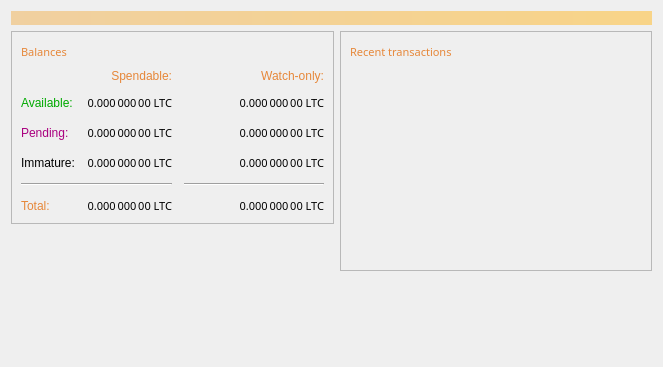
<?xml version="1.0" encoding="UTF-8"?>
<ui version="4.0">
 <class>OverviewPage</class>
 <widget class="QWidget" name="OverviewPage">
  <property name="geometry">
   <rect>
    <x>0</x>
    <y>0</y>
    <width>663</width>
    <height>367</height>
   </rect>
  </property>
  <property name="windowTitle">
   <string>Form</string>
  </property>
  <property name="styleSheet">
   <string notr="true">font: 8pt &quot;UD Digi Kyokasho NP-R&quot;;
</string>
  </property>
  <layout class="QVBoxLayout" name="topLayout">
   <item>
    <widget class="QLabel" name="labelAlerts">
     <property name="visible">
      <bool>false</bool>
     </property>
     <property name="styleSheet">
      <string notr="true">QLabel { background-color: qlineargradient(x1: 0, y1: 0, x2: 1, y2: 0, stop:0 #F0D0A0, stop:1 #F8D488); color:#000000; }</string>
     </property>
     <property name="wordWrap">
      <bool>true</bool>
     </property>
     <property name="margin">
      <number>3</number>
     </property>
     <property name="textInteractionFlags">
      <set>Qt::TextSelectableByMouse</set>
     </property>
    </widget>
   </item>
   <item>
    <layout class="QHBoxLayout" name="horizontalLayout" stretch="1,1">
     <item>
      <layout class="QVBoxLayout" name="verticalLayout_2">
       <item>
        <widget class="QFrame" name="frame">
         <property name="frameShape">
          <enum>QFrame::StyledPanel</enum>
         </property>
         <property name="frameShadow">
          <enum>QFrame::Raised</enum>
         </property>
         <layout class="QVBoxLayout" name="verticalLayout_4">
          <item>
           <layout class="QHBoxLayout" name="horizontalLayout_4">
            <item>
             <widget class="QLabel" name="label_5">
              <property name="font">
               <font>
                <family>UD Digi Kyokasho NP-B</family>
                <pointsize>8</pointsize>
                <weight>9</weight>
                <italic>false</italic>
                <bold>false</bold>
               </font>
              </property>
              <property name="mouseTracking">
               <bool>false</bool>
              </property>
              <property name="autoFillBackground">
               <bool>false</bool>
              </property>
              <property name="styleSheet">
               <string notr="true">font: 75 8pt &quot;UD Digi Kyokasho NP-B&quot;;
color: rgb(230, 135, 57)</string>
              </property>
              <property name="text">
               <string>Balances</string>
              </property>
             </widget>
            </item>
            <item>
             <widget class="QPushButton" name="labelWalletStatus">
              <property name="enabled">
               <bool>true</bool>
              </property>
              <property name="maximumSize">
               <size>
                <width>30</width>
                <height>16777215</height>
               </size>
              </property>
              <property name="toolTip">
               <string>The displayed information may be out of date. Your wallet automatically synchronizes with the Litecoin network after a connection is established, but this process has not completed yet.</string>
              </property>
              <property name="text">
               <string/>
              </property>
              <property name="icon">
               <iconset resource="../bitcoin.qrc">
                <normaloff>:/icons/warning</normaloff>
                <disabledoff>:/icons/warning</disabledoff>:/icons/warning</iconset>
              </property>
              <property name="iconSize">
               <size>
                <width>24</width>
                <height>24</height>
               </size>
              </property>
              <property name="flat">
               <bool>true</bool>
              </property>
             </widget>
            </item>
            <item>
             <spacer name="horizontalSpacer_3">
              <property name="orientation">
               <enum>Qt::Horizontal</enum>
              </property>
              <property name="sizeHint" stdset="0">
               <size>
                <width>40</width>
                <height>20</height>
               </size>
              </property>
             </spacer>
            </item>
           </layout>
          </item>
          <item>
           <layout class="QGridLayout" name="gridLayout">
            <property name="spacing">
             <number>12</number>
            </property>
            <item row="5" column="0">
             <widget class="QLabel" name="labelTotalText">
              <property name="styleSheet">
               <string notr="true">font: 75 8pt &quot;UD Digi Kyokasho NP-B&quot;;
color: rgb(230, 135, 57)</string>
              </property>
              <property name="text">
               <string>Total:</string>
              </property>
             </widget>
            </item>
            <item row="4" column="0" colspan="2">
             <widget class="Line" name="line">
              <property name="orientation">
               <enum>Qt::Horizontal</enum>
              </property>
             </widget>
            </item>
            <item row="5" column="2">
             <widget class="QLabel" name="labelWatchTotal">
              <property name="font">
               <font>
                <family>UD Digi Kyokasho NP-R</family>
                <pointsize>8</pointsize>
                <weight>50</weight>
                <italic>false</italic>
                <bold>false</bold>
               </font>
              </property>
              <property name="cursor">
               <cursorShape>IBeamCursor</cursorShape>
              </property>
              <property name="toolTip">
               <string>Current total balance in watch-only addresses</string>
              </property>
              <property name="text">
               <string notr="true">0.000 000 00 LTC</string>
              </property>
              <property name="alignment">
               <set>Qt::AlignRight|Qt::AlignTrailing|Qt::AlignVCenter</set>
              </property>
              <property name="textInteractionFlags">
               <set>Qt::LinksAccessibleByMouse|Qt::TextSelectableByKeyboard|Qt::TextSelectableByMouse</set>
              </property>
             </widget>
            </item>
            <item row="0" column="1">
             <widget class="QLabel" name="labelSpendable">
              <property name="styleSheet">
               <string notr="true">font: 75 8pt &quot;UD Digi Kyokasho NP-B&quot;;
color: rgb(230, 135, 57)</string>
              </property>
              <property name="text">
               <string>Spendable:</string>
              </property>
              <property name="alignment">
               <set>Qt::AlignRight|Qt::AlignTrailing|Qt::AlignVCenter</set>
              </property>
             </widget>
            </item>
            <item row="5" column="1">
             <widget class="QLabel" name="labelTotal">
              <property name="font">
               <font>
                <family>UD Digi Kyokasho NP-R</family>
                <pointsize>8</pointsize>
                <weight>50</weight>
                <italic>false</italic>
                <bold>false</bold>
               </font>
              </property>
              <property name="cursor">
               <cursorShape>IBeamCursor</cursorShape>
              </property>
              <property name="toolTip">
               <string>Your current total balance</string>
              </property>
              <property name="text">
               <string notr="true">0.000 000 00 LTC</string>
              </property>
              <property name="alignment">
               <set>Qt::AlignRight|Qt::AlignTrailing|Qt::AlignVCenter</set>
              </property>
              <property name="textInteractionFlags">
               <set>Qt::LinksAccessibleByMouse|Qt::TextSelectableByKeyboard|Qt::TextSelectableByMouse</set>
              </property>
             </widget>
            </item>
            <item row="1" column="0">
             <widget class="QLabel" name="labelBalanceText">
              <property name="styleSheet">
               <string notr="true">font: 75 8pt &quot;UD Digi Kyokasho NP-B&quot;;
color: rgb(0, 170, 0)</string>
              </property>
              <property name="text">
               <string>Available:</string>
              </property>
             </widget>
            </item>
            <item row="2" column="0">
             <widget class="QLabel" name="labelPendingText">
              <property name="styleSheet">
               <string notr="true">font: 75 8pt &quot;UD Digi Kyokasho NP-B&quot;;
color: rgb(170, 0, 127)</string>
              </property>
              <property name="text">
               <string>Pending:</string>
              </property>
             </widget>
            </item>
            <item row="2" column="2">
             <widget class="QLabel" name="labelWatchPending">
              <property name="font">
               <font>
                <family>UD Digi Kyokasho NP-R</family>
                <pointsize>8</pointsize>
                <weight>50</weight>
                <italic>false</italic>
                <bold>false</bold>
               </font>
              </property>
              <property name="cursor">
               <cursorShape>IBeamCursor</cursorShape>
              </property>
              <property name="toolTip">
               <string>Unconfirmed transactions to watch-only addresses</string>
              </property>
              <property name="text">
               <string notr="true">0.000 000 00 LTC</string>
              </property>
              <property name="alignment">
               <set>Qt::AlignRight|Qt::AlignTrailing|Qt::AlignVCenter</set>
              </property>
              <property name="textInteractionFlags">
               <set>Qt::LinksAccessibleByMouse|Qt::TextSelectableByKeyboard|Qt::TextSelectableByMouse</set>
              </property>
             </widget>
            </item>
            <item row="1" column="1">
             <widget class="QLabel" name="labelBalance">
              <property name="font">
               <font>
                <family>UD Digi Kyokasho NP-R</family>
                <pointsize>8</pointsize>
                <weight>50</weight>
                <italic>false</italic>
                <bold>false</bold>
               </font>
              </property>
              <property name="cursor">
               <cursorShape>IBeamCursor</cursorShape>
              </property>
              <property name="toolTip">
               <string>Your current spendable balance</string>
              </property>
              <property name="text">
               <string notr="true">0.000 000 00 LTC</string>
              </property>
              <property name="alignment">
               <set>Qt::AlignRight|Qt::AlignTrailing|Qt::AlignVCenter</set>
              </property>
              <property name="textInteractionFlags">
               <set>Qt::LinksAccessibleByMouse|Qt::TextSelectableByKeyboard|Qt::TextSelectableByMouse</set>
              </property>
             </widget>
            </item>
            <item row="0" column="2">
             <widget class="QLabel" name="labelWatchonly">
              <property name="styleSheet">
               <string notr="true">font: 75 8pt &quot;UD Digi Kyokasho NP-B&quot;;
color: rgb(230, 135, 57)</string>
              </property>
              <property name="text">
               <string>Watch-only:</string>
              </property>
              <property name="alignment">
               <set>Qt::AlignRight|Qt::AlignTrailing|Qt::AlignVCenter</set>
              </property>
             </widget>
            </item>
            <item row="2" column="1">
             <widget class="QLabel" name="labelUnconfirmed">
              <property name="font">
               <font>
                <family>UD Digi Kyokasho NP-R</family>
                <pointsize>8</pointsize>
                <weight>50</weight>
                <italic>false</italic>
                <bold>false</bold>
               </font>
              </property>
              <property name="cursor">
               <cursorShape>IBeamCursor</cursorShape>
              </property>
              <property name="toolTip">
               <string>Total of transactions that have yet to be confirmed, and do not yet count toward the spendable balance</string>
              </property>
              <property name="text">
               <string notr="true">0.000 000 00 LTC</string>
              </property>
              <property name="alignment">
               <set>Qt::AlignRight|Qt::AlignTrailing|Qt::AlignVCenter</set>
              </property>
              <property name="textInteractionFlags">
               <set>Qt::LinksAccessibleByMouse|Qt::TextSelectableByKeyboard|Qt::TextSelectableByMouse</set>
              </property>
             </widget>
            </item>
            <item row="4" column="2">
             <widget class="Line" name="lineWatchBalance">
              <property name="sizePolicy">
               <sizepolicy hsizetype="Preferred" vsizetype="Fixed">
                <horstretch>0</horstretch>
                <verstretch>0</verstretch>
               </sizepolicy>
              </property>
              <property name="minimumSize">
               <size>
                <width>140</width>
                <height>0</height>
               </size>
              </property>
              <property name="orientation">
               <enum>Qt::Horizontal</enum>
              </property>
             </widget>
            </item>
            <item row="3" column="0">
             <widget class="QLabel" name="labelImmatureText">
              <property name="styleSheet">
               <string notr="true">font: 75 8pt &quot;UD Digi Kyokasho NP-B&quot;;
color: rgb(0, 0, 0)</string>
              </property>
              <property name="text">
               <string>Immature:</string>
              </property>
             </widget>
            </item>
            <item row="3" column="1">
             <widget class="QLabel" name="labelImmature">
              <property name="font">
               <font>
                <family>UD Digi Kyokasho NP-R</family>
                <pointsize>8</pointsize>
                <weight>50</weight>
                <italic>false</italic>
                <bold>false</bold>
               </font>
              </property>
              <property name="cursor">
               <cursorShape>IBeamCursor</cursorShape>
              </property>
              <property name="toolTip">
               <string>Mined balance that has not yet matured</string>
              </property>
              <property name="text">
               <string notr="true">0.000 000 00 LTC</string>
              </property>
              <property name="alignment">
               <set>Qt::AlignRight|Qt::AlignTrailing|Qt::AlignVCenter</set>
              </property>
              <property name="textInteractionFlags">
               <set>Qt::LinksAccessibleByMouse|Qt::TextSelectableByKeyboard|Qt::TextSelectableByMouse</set>
              </property>
             </widget>
            </item>
            <item row="1" column="2">
             <widget class="QLabel" name="labelWatchAvailable">
              <property name="font">
               <font>
                <family>UD Digi Kyokasho NP-R</family>
                <pointsize>8</pointsize>
                <weight>50</weight>
                <italic>false</italic>
                <bold>false</bold>
               </font>
              </property>
              <property name="cursor">
               <cursorShape>IBeamCursor</cursorShape>
              </property>
              <property name="toolTip">
               <string>Your current balance in watch-only addresses</string>
              </property>
              <property name="text">
               <string notr="true">0.000 000 00 LTC</string>
              </property>
              <property name="alignment">
               <set>Qt::AlignRight|Qt::AlignTrailing|Qt::AlignVCenter</set>
              </property>
              <property name="textInteractionFlags">
               <set>Qt::LinksAccessibleByMouse|Qt::TextSelectableByKeyboard|Qt::TextSelectableByMouse</set>
              </property>
             </widget>
            </item>
            <item row="2" column="3">
             <spacer name="horizontalSpacer_2">
              <property name="orientation">
               <enum>Qt::Horizontal</enum>
              </property>
              <property name="sizeHint" stdset="0">
               <size>
                <width>40</width>
                <height>20</height>
               </size>
              </property>
             </spacer>
            </item>
            <item row="3" column="2">
             <widget class="QLabel" name="labelWatchImmature">
              <property name="font">
               <font>
                <family>UD Digi Kyokasho NP-R</family>
                <pointsize>8</pointsize>
                <weight>50</weight>
                <italic>false</italic>
                <bold>false</bold>
               </font>
              </property>
              <property name="cursor">
               <cursorShape>IBeamCursor</cursorShape>
              </property>
              <property name="toolTip">
               <string>Mined balance in watch-only addresses that has not yet matured</string>
              </property>
              <property name="text">
               <string notr="true">0.000 000 00 LTC</string>
              </property>
              <property name="alignment">
               <set>Qt::AlignRight|Qt::AlignTrailing|Qt::AlignVCenter</set>
              </property>
              <property name="textInteractionFlags">
               <set>Qt::LinksAccessibleByMouse|Qt::TextSelectableByKeyboard|Qt::TextSelectableByMouse</set>
              </property>
             </widget>
            </item>
           </layout>
          </item>
         </layout>
        </widget>
       </item>
       <item>
        <spacer name="verticalSpacer">
         <property name="orientation">
          <enum>Qt::Vertical</enum>
         </property>
         <property name="sizeHint" stdset="0">
          <size>
           <width>20</width>
           <height>40</height>
          </size>
         </property>
        </spacer>
       </item>
       <item>
        <widget class="QLabel" name="constelitoThink">
         <property name="enabled">
          <bool>true</bool>
         </property>
         <property name="minimumSize">
          <size>
           <width>0</width>
           <height>0</height>
          </size>
         </property>
         <property name="maximumSize">
          <size>
           <width>150</width>
           <height>150</height>
          </size>
         </property>
         <property name="text">
          <string/>
         </property>
         <property name="pixmap">
          <pixmap resource="../bitcoin.qrc">:/icons/constelito_2</pixmap>
         </property>
         <property name="scaledContents">
          <bool>true</bool>
         </property>
        </widget>
       </item>
      </layout>
     </item>
     <item>
      <layout class="QVBoxLayout" name="verticalLayout_3">
       <item>
        <widget class="QFrame" name="frame_2">
         <property name="frameShape">
          <enum>QFrame::StyledPanel</enum>
         </property>
         <property name="frameShadow">
          <enum>QFrame::Raised</enum>
         </property>
         <layout class="QVBoxLayout" name="verticalLayout">
          <item>
           <layout class="QHBoxLayout" name="horizontalLayout_2">
            <item>
             <widget class="QLabel" name="label_4">
              <property name="font">
               <font>
                <family>UD Digi Kyokasho NP-B</family>
                <pointsize>8</pointsize>
                <weight>9</weight>
                <italic>false</italic>
                <bold>false</bold>
               </font>
              </property>
              <property name="styleSheet">
               <string notr="true">font: 75 8pt &quot;UD Digi Kyokasho NP-B&quot;;
color: rgb(230, 135, 57)</string>
              </property>
              <property name="text">
               <string>Recent transactions</string>
              </property>
             </widget>
            </item>
            <item>
             <widget class="QPushButton" name="labelTransactionsStatus">
              <property name="enabled">
               <bool>true</bool>
              </property>
              <property name="maximumSize">
               <size>
                <width>30</width>
                <height>16777215</height>
               </size>
              </property>
              <property name="toolTip">
               <string>The displayed information may be out of date. Your wallet automatically synchronizes with the Litecoin network after a connection is established, but this process has not completed yet.</string>
              </property>
              <property name="text">
               <string/>
              </property>
              <property name="icon">
               <iconset resource="../bitcoin.qrc">
                <normaloff>:/icons/warning</normaloff>
                <disabledoff>:/icons/warning</disabledoff>:/icons/warning</iconset>
              </property>
              <property name="iconSize">
               <size>
                <width>24</width>
                <height>24</height>
               </size>
              </property>
              <property name="flat">
               <bool>true</bool>
              </property>
             </widget>
            </item>
            <item>
             <spacer name="horizontalSpacer">
              <property name="orientation">
               <enum>Qt::Horizontal</enum>
              </property>
              <property name="sizeHint" stdset="0">
               <size>
                <width>40</width>
                <height>20</height>
               </size>
              </property>
             </spacer>
            </item>
           </layout>
          </item>
          <item>
           <widget class="QListView" name="listTransactions">
            <property name="styleSheet">
             <string notr="true">QListView { background: transparent; }</string>
            </property>
            <property name="frameShape">
             <enum>QFrame::NoFrame</enum>
            </property>
            <property name="verticalScrollBarPolicy">
             <enum>Qt::ScrollBarAlwaysOff</enum>
            </property>
            <property name="horizontalScrollBarPolicy">
             <enum>Qt::ScrollBarAlwaysOff</enum>
            </property>
            <property name="selectionMode">
             <enum>QAbstractItemView::NoSelection</enum>
            </property>
           </widget>
          </item>
         </layout>
        </widget>
       </item>
       <item>
        <spacer name="verticalSpacer_2">
         <property name="orientation">
          <enum>Qt::Vertical</enum>
         </property>
         <property name="sizeHint" stdset="0">
          <size>
           <width>20</width>
           <height>40</height>
          </size>
         </property>
        </spacer>
       </item>
      </layout>
     </item>
    </layout>
   </item>
  </layout>
 </widget>
 <resources>
  <include location="../bitcoin.qrc"/>
 </resources>
 <connections/>
</ui>
